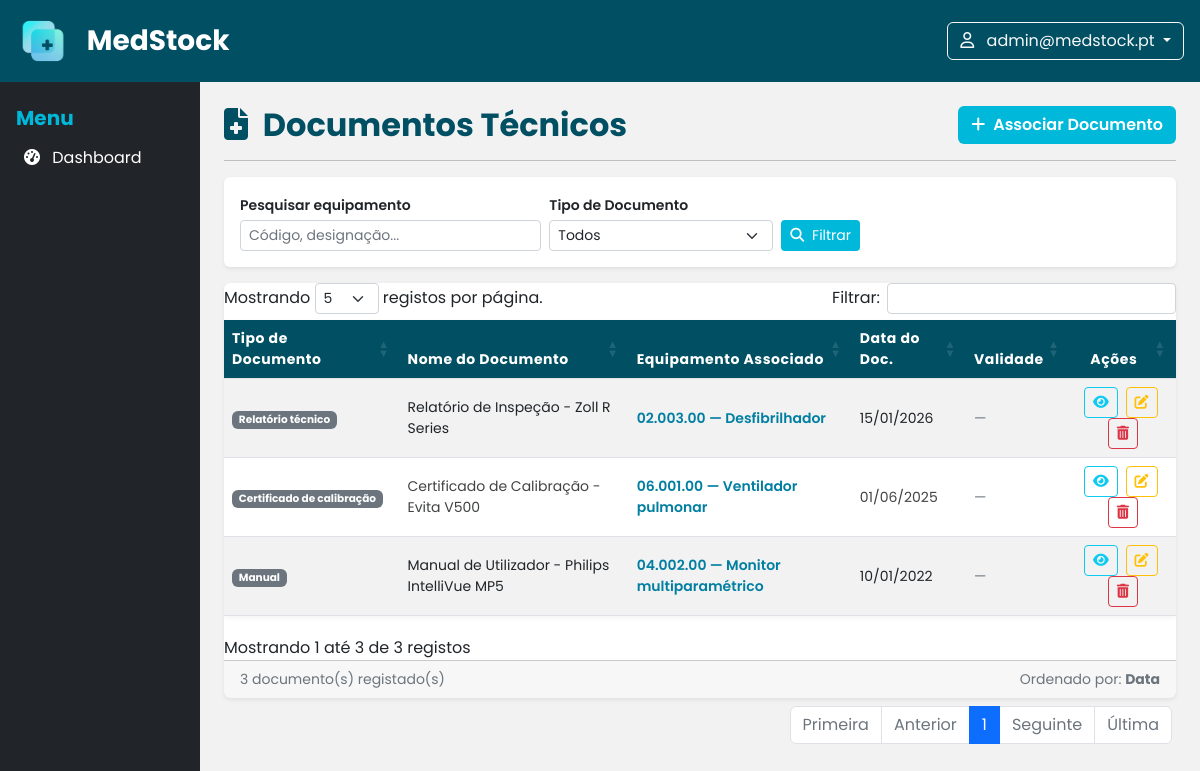
Page /private/views/documentos/lista.php (signed in) on the committed database.
### tables this page shows
CREATE TABLE IF NOT EXISTS `documentos` (
  `id` int unsigned NOT NULL AUTO_INCREMENT,
  `id_equipamento` int unsigned NOT NULL,
  `tipo` enum('Manual','Certificado de calibração','Contrato','Relatório técnico','Outro') DEFAULT NULL,
  `titulo` varchar(200) NOT NULL,
  `descricao` text DEFAULT NULL,
  `ficheiro` varchar(255) DEFAULT NULL,
  `data_documento` date DEFAULT NULL,
  `created_at` datetime DEFAULT NULL,
  `updated_at` datetime DEFAULT NULL,
  `deleted_at` datetime DEFAULT NULL,
  PRIMARY KEY (`id`),
  CONSTRAINT `fk_doc_equipamento` FOREIGN KEY (`id_equipamento`) REFERENCES `equipamentos` (`id`)
);

CREATE TABLE IF NOT EXISTS `equipamentos` (
  `id` int unsigned NOT NULL AUTO_INCREMENT,
  `codigo` varchar(20) NOT NULL,
  `designacao` varchar(150) NOT NULL,
  `marca` varchar(100) DEFAULT NULL,
  `modelo` varchar(100) DEFAULT NULL,
  `numero_serie` varchar(100) DEFAULT NULL,
  `categoria` enum('Monitorização','Suporte de vida','Terapia','Diagnóstico','Laboratório','Esterilização','Reabilitação') DEFAULT NULL,
  `estado` enum('Ativo','Em manutenção','Em calibração','Em quarentena','Inativo','Abatido') NOT NULL DEFAULT 'Ativo',
  `criticidade` enum('Baixa','Média','Alta','Suporte de vida') NOT NULL DEFAULT 'Média',
  `id_localizacao` int unsigned DEFAULT NULL,
  `id_fornecedor` int unsigned DEFAULT NULL,
  `data_aquisicao` date DEFAULT NULL,
  `data_fabrico` date DEFAULT NULL,
  `created_at` datetime DEFAULT NULL,
  `updated_at` datetime DEFAULT NULL,
  `deleted_at` datetime DEFAULT NULL,
  PRIMARY KEY (`id`),
  UNIQUE KEY `codigo` (`codigo`),
  CONSTRAINT `fk_equip_fornecedor` FOREIGN KEY (`id_fornecedor`) REFERENCES `fornecedores` (`id`),
  CONSTRAINT `fk_equip_localizacao` FOREIGN KEY (`id_localizacao`) REFERENCES `localizacoes` (`id`)
);

### private/includes/funcoes.php (called while the page is built, shortened)
<?php
function aes_encrypt($value) {
    return bin2hex(openssl_encrypt(
        $value,
        OPENSSL_METHOD,
        OPENSSL_KEY,
        OPENSSL_RAW_DATA,
        OPENSSL_IV
    ));
}

### private/views/documentos/lista.php (the view, shortened to what this page needs)
<?php
require_once __DIR__ . '/../../includes/funcoes.php';
?>
<?php include '../../includes/header.php'; ?>
<?php include '../../includes/nav.php'; ?>
<?php
try {
    $ligacao = new PDO(
        "mysql:host=" . MYSQL_HOST . ";dbname=" . MYSQL_DATABASE . ";charset=utf8",
        MYSQL_USERNAME,
        MYSQL_PASSWORD
    );
    $ligacao->setAttribute(PDO::ATTR_ERRMODE, PDO::ERRMODE_EXCEPTION);
    $resultados = $ligacao->query("
        SELECT d.*, e.codigo, e.designacao
        FROM documentos d
        LEFT JOIN equipamentos e ON d.id_equipamento = e.id
        WHERE d.deleted_at IS NULL
        ORDER BY d.data_documento DESC
    ")->fetchAll(PDO::FETCH_OBJ);
    $erro = '';
} catch (PDOException $err) {
    $erro = "Aconteceu um erro na ligação.";
    $resultados = [];
}
?>
<div class="container-fluid">
    <div class="row">
        <?php include '../../includes/sidebar.php'; ?>
        <main class="col-md-9 col-lg-10 p-4" style="background-color: #f2f2f2;">
            <div class="d-flex justify-content-between align-items-center mb-3">
                <h2 class="mb-0 fw-bold" style="color: #004f63;"><i class="fas fa-file-medical me-2"></i> Documentos Técnicos</h2>
                <a href="novo.php" class="btn text-white fw-semibold" style="background-color: #00b8d9;">
                    <i class="fas fa-plus me-1"></i> Associar Documento
                </a>
            </div>
            <hr>
            <div class="card border-0 shadow-sm mb-3">
                <div class="card-body py-3">
                    <form class="row g-2 align-items-end">
                        <div class="col-md-4">
                            <label class="form-label small fw-semibold mb-1">Pesquisar equipamento</label>
                            <input type="text" class="form-control form-control-sm" id="pesquisa" placeholder="Código, designação...">
                        </div>
                        <div class="col-md-3">
                            <label class="form-label small fw-semibold mb-1">Tipo de Documento</label>
                            <select class="form-select form-select-sm" id="filtroTipo">
                                <option value="">Todos</option>
                            </select>
                        </div>
                        <div class="col-md-2">
                            <button type="button" class="btn btn-sm text-white" style="background-color: #00b8d9;" onclick="pesquisar()">
                                <i class="fas fa-search me-1"></i> Filtrar
                            </button>
                        </div>
                    </form>
                </div>
            </div>
            <div class="card border-0 shadow-sm">
                <div class="card-body p-0">
                    <div class="table-responsive">
                        <table id="tabela-documentos" class="table table-striped table-hover align-middle mb-0">
                            <thead>
                                <tr>
                                    <th>Tipo de Documento</th>
                                    <th>Nome do Documento</th>
                                    <th>Equipamento Associado</th>
                                    <th>Data do Doc.</th>
                                    <th>Validade</th>
                                    <th class="text-center">Ações</th>
                                </tr>
                            </thead>
                            <tbody id="tabelaCorpo">
                                <?php if (!empty($erro)): ?>
                                    <tr><td colspan="6" class="text-center text-danger py-3"><?= htmlspecialchars($erro) ?></td></tr>
                                <?php elseif (empty($resultados)): ?>
                                    <tr><td colspan="6" class="text-center text-muted py-3">Nenhum documento encontrado.</td></tr>
                                <?php else: foreach ($resultados as $d): ?>
                                <tr>
                                    <td><span class="badge bg-secondary"><?= htmlspecialchars($d->tipo) ?></span></td>
                                    <td><?= htmlspecialchars($d->titulo) ?></td>
                                    <td><a href="../equipamentos/detalhes.php?id=<?= aes_encrypt($d->id_equipamento) ?>"><?= htmlspecialchars($d->codigo) ?> — <?= htmlspecialchars($d->designacao) ?></a></td>
                                    <td><?= $d->data_documento ? date('d/m/Y', strtotime($d->data_documento)) : '—' ?></td>
                                    <td class="text-muted">—</td>
                                    <td class="text-center">
                                        <a href="detalhes.php?id=<?= aes_encrypt($d->id) ?>" class="btn btn-sm btn-outline-info me-1"><i class="fas fa-eye"></i></a>
                                        <a href="editar.php?id=<?= aes_encrypt($d->id) ?>" class="btn btn-sm btn-outline-warning me-1"><i class="fas fa-pen-to-square"></i></a>
                                        <a href="apagar.php?id=<?= aes_encrypt($d->id) ?>" class="btn btn-sm btn-outline-danger"><i class="fas fa-trash-can"></i></a>
                                    </td>
                                </tr>
                                <?php endforeach; endif; ?>
                            </tbody>
                        </table>
                    </div>
                </div>
                <div class="card-footer text-muted small d-flex justify-content-between">
                    <span><?= count($resultados) ?> documento(s) registado(s)</span>
                    <span>Ordenado por: <strong>Data</strong></span>
                </div>
            </div>
        </main>
    </div>
</div>
<?php include '../../includes/footer.php'; ?>

### private/assets/css/1231236.css (style rules this page uses)
* { margin: 0; padding: 0; box-sizing: border-box; font-family: 'Poppins', 'Titillium Web', sans-serif; }
:root { --verde: #00b8d9; --verde-escuro: #007fa3; --verde-muito-escuro: #004f63; --cinza-claro: #f2f2f2; --texto-escuro: #424343; }
table { width: 100%; border-collapse: collapse; margin-top: 20px; background-color: #fff; box-shadow: 0 2px 5px rgba(0, 0, 0, 0.05); }
thead { background-color: var(--verde-muito-escuro); color: #ffffff; text-align: left; }
thead th { padding: 12px; font-size: 14px; letter-spacing: 0.04em; }
tbody td { padding: 10px 12px; border-bottom: 1px solid #dee2e6; font-size: 14px; color: var(--texto-escuro); }
td a { color: var(--verde-escuro); text-decoration: none; font-weight: 600; }
.me-2 { margin-right: 0.5rem; }
.text-center { text-align: center; }

### rows in the picture
documentos: tipo "Relatório técnico", titulo "Relatório de Inspeção - Zoll R Series", id_equipamento.codigo "02.003.00", id_equipamento.designacao "Desfibrilhador", data_documento "15/01/2026"
documentos: tipo "Certificado de calibração", titulo "Certificado de Calibração - Evita V500", id_equipamento.codigo "06.001.00", id_equipamento.designacao "Ventilador pulmonar", data_documento "01/06/2025"
documentos: tipo "Manual", titulo "Manual de Utilizador - Philips IntelliVue MP5", id_equipamento.codigo "04.002.00", id_equipamento.designacao "Monitor multiparamétrico", data_documento "10/01/2022"

### other values in the picture
APP_NAME "MedStock"
$nome "admin@medstock.pt"
count($resultados) "3"
